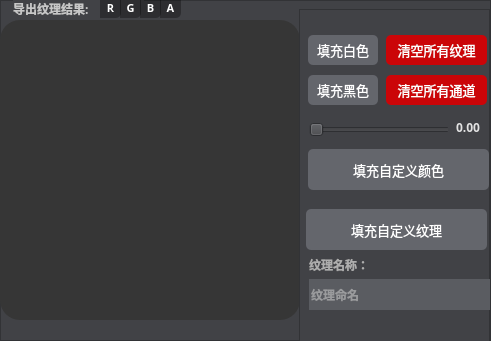
          <widget class="QFrame" name="frame_7">
           <property name="geometry">
            <rect>
             <x>10</x>
             <y>10</y>
             <width>491</width>
             <height>341</height>
            </rect>
           </property>
           <property name="styleSheet">
            <string notr="true">
background-color: rgb(65, 66, 70);

</string>
           </property>
           <property name="frameShape">
            <enum>QFrame::StyledPanel</enum>
           </property>
           <property name="frameShadow">
            <enum>QFrame::Raised</enum>
           </property>
           <widget class="QLabel" name="Final_Image">
            <property name="geometry">
             <rect>
              <x>0</x>
              <y>20</y>
              <width>300</width>
              <height>300</height>
             </rect>
            </property>
            <property name="acceptDrops">
             <bool>true</bool>
            </property>
            <property name="styleSheet">
             <string notr="true">border-radius:20px;
background-color: rgb(54, 54, 54);</string>
            </property>
            <property name="text">
             <string/>
            </property>
            <property name="textFormat">
             <enum>Qt::AutoText</enum>
            </property>
            <property name="pixmap">
             <pixmap resource="纹理混合工具Icon图集.qrc">:/Image/Icon/FinalImage_Max_sign_4802px.png</pixmap>
            </property>
            <property name="scaledContents">
             <bool>true</bool>
            </property>
            <property name="wordWrap">
             <bool>true</bool>
            </property>
            <property name="margin">
             <number>0</number>
            </property>
           </widget>
           <widget class="QFrame" name="frame_14">
            <property name="geometry">
             <rect>
              <x>299</x>
              <y>9</y>
              <width>191</width>
              <height>341</height>
             </rect>
            </property>
            <property name="styleSheet">
             <string notr="true">
QPushButton:hover{
padding-bottom:5px;
}

QPushButton:pressed{
padding-left:5px;
padding-top:5px;
}</string>
            </property>
            <property name="frameShape">
             <enum>QFrame::StyledPanel</enum>
            </property>
            <property name="frameShadow">
             <enum>QFrame::Raised</enum>
            </property>
            <widget class="QPushButton" name="Export_Button_ClearAllTexture">
             <property name="geometry">
              <rect>
               <x>87</x>
               <y>26</y>
               <width>101</width>
               <height>30</height>
              </rect>
             </property>
             <property name="font">
              <font>
               <family>微软雅黑</family>
               <pointsize>10</pointsize>
               <weight>50</weight>
               <bold>false</bold>
              </font>
             </property>
             <property name="styleSheet">
              <string notr="true">background-color: rgb(203, 5, 8);
border-radius:5px;
color: rgb(255, 255, 255);
bordert-radius: 5px;
</string>
             </property>
             <property name="text">
              <string>清空所有纹理</string>
             </property>
            </widget>
            <widget class="QSlider" name="horizontalSlider">
             <property name="geometry">
              <rect>
               <x>10</x>
               <y>110</y>
               <width>141</width>
               <height>22</height>
              </rect>
             </property>
             <property name="styleSheet">
              <string notr="true">color: rgb(0, 255, 127);
</string>
             </property>
             <property name="orientation">
              <enum>Qt::Horizontal</enum>
             </property>
            </widget>
            <widget class="QLineEdit" name="lineEdit_2">
             <property name="geometry">
              <rect>
               <x>149</x>
               <y>103</y>
               <width>41</width>
               <height>31</height>
              </rect>
             </property>
             <property name="font">
              <font>
               <family>Yu Gothic UI Semilight</family>
               <weight>75</weight>
               <bold>true</bold>
              </font>
             </property>
             <property name="styleSheet">
              <string notr="true">background-color: rgb(65, 66, 70);
color: rgb(226, 226, 226);
border:none;</string>
             </property>
             <property name="text">
              <string>0.00</string>
             </property>
             <property name="alignment">
              <set>Qt::AlignCenter</set>
             </property>
             <property name="placeholderText">
              <string/>
             </property>
            </widget>
            <widget class="QPushButton" name="Export_Button_PaintBlack">
             <property name="geometry">
              <rect>
               <x>9</x>
               <y>66</y>
               <width>70</width>
               <height>30</height>
              </rect>
             </property>
             <property name="font">
              <font>
               <family>微软雅黑</family>
               <pointsize>10</pointsize>
               <weight>50</weight>
               <bold>false</bold>
              </font>
             </property>
             <property name="styleSheet">
              <string notr="true">background-color: rgb(100, 102, 108);
border-radius:5px;
color: rgb(255, 255, 255);
bordert-radius: 5px;
border-image: url(:/Image/Icon/bg_01px.png);</string>
             </property>
             <property name="text">
              <string>填充黑色</string>
             </property>
            </widget>
            <widget class="QPushButton" name="Export_Button_PaintCustomTexture">
             <property name="geometry">
              <rect>
               <x>7</x>
               <y>200</y>
               <width>181</width>
               <height>41</height>
              </rect>
             </property>
             <property name="font">
              <font>
               <family>微软雅黑</family>
               <pointsize>10</pointsize>
               <weight>50</weight>
               <bold>false</bold>
              </font>
             </property>
             <property name="styleSheet">
              <string notr="true">background-color: rgb(100, 102, 108);
border-radius:5px;
color: rgb(255, 255, 255);
bordert-radius: 5px;
border-image: url(:/Image/Icon/bg_01px.png);</string>
             </property>
             <property name="text">
              <string>填充自定义纹理</string>
             </property>
            </widget>
            <widget class="QPushButton" name="Export_Button_PaintCustomColor">
             <property name="geometry">
              <rect>
               <x>9</x>
               <y>140</y>
               <width>181</width>
               <height>41</height>
              </rect>
             </property>
             <property name="font">
              <font>
               <family>微软雅黑</family>
               <pointsize>10</pointsize>
               <weight>50</weight>
               <bold>false</bold>
              </font>
             </property>
             <property name="styleSheet">
              <string notr="true">background-color: rgb(100, 102, 108);
border-radius:5px;
color: rgb(255, 255, 255);
bordert-radius: 5px;
border-image: url(:/Image/Icon/bg_01px.png);</string>
             </property>
             <property name="text">
              <string>填充自定义颜色</string>
             </property>
            </widget>
            <widget class="QPushButton" name="Export_Button_PaintWhite">
             <property name="geometry">
              <rect>
               <x>9</x>
               <y>26</y>
               <width>70</width>
               <height>30</height>
              </rect>
             </property>
             <property name="font">
              <font>
               <family>微软雅黑</family>
               <pointsize>10</pointsize>
               <weight>50</weight>
               <bold>false</bold>
              </font>
             </property>
             <property name="styleSheet">
              <string notr="true">background-color: rgb(100, 102, 108);
border-radius:5px;
color: rgb(255, 255, 255);
bordert-radius: 5px;
border-image: url(:/Image/Icon/bg_01px.png);</string>
             </property>
             <property name="text">
              <string>填充白色</string>
             </property>
            </widget>
            <widget class="QPushButton" name="Export_Button_ClearAllChannel">
             <property name="geometry">
              <rect>
               <x>87</x>
               <y>66</y>
               <width>101</width>
               <height>30</height>
              </rect>
             </property>
             <property name="font">
              <font>
               <family>微软雅黑</family>
               <pointsize>10</pointsize>
               <weight>50</weight>
               <bold>false</bold>
              </font>
             </property>
             <property name="styleSheet">
              <string notr="true">background-color: rgb(203, 5, 8);
border-radius:5px;
color: rgb(255, 255, 255);
bordert-radius: 5px;
</string>
             </property>
             <property name="text">
              <string>清空所有通道</string>
             </property>
            </widget>
            <widget class="QLabel" name="Name_Label">
             <property name="geometry">
              <rect>
               <x>10</x>
               <y>240</y>
               <width>91</width>
               <height>31</height>
              </rect>
             </property>
             <property name="font">
              <font>
               <family>微软雅黑</family>
               <weight>75</weight>
               <bold>true</bold>
              </font>
             </property>
             <property name="styleSheet">
              <string notr="true">background-color: rgba(255, 255, 255,0);
color: rgb(174, 174, 174);</string>
             </property>
             <property name="text">
              <string>纹理名称：</string>
             </property>
            </widget>
            <widget class="QLineEdit" name="Name_lineEdit">
             <property name="geometry">
              <rect>
               <x>10</x>
               <y>270</y>
               <width>181</width>
               <height>31</height>
              </rect>
             </property>
             <property name="font">
              <font>
               <family>微软雅黑</family>
               <weight>75</weight>
               <bold>true</bold>
              </font>
             </property>
             <property name="styleSheet">
              <string notr="true">background-color: rgb(90, 92, 97);
color: rgb(217, 217, 217);
border:none;</string>
             </property>
             <property name="text">
              <string/>
             </property>
             <property name="placeholderText">
              <string>纹理命名</string>
             </property>
            </widget>
           </widget>
           <widget class="QLabel" name="Final_Image_Channel_A">
            <property name="geometry">
             <rect>
              <x>160</x>
              <y>-3</y>
              <width>21</width>
              <height>21</height>
             </rect>
            </property>
            <property name="font">
             <font>
              <family>微软雅黑</family>
              <pointsize>8</pointsize>
              <weight>75</weight>
              <bold>true</bold>
             </font>
            </property>
            <property name="styleSheet">
             <string notr="true">color: rgb(255, 255, 255);
background-color: rgba(0, 0, 0,80);
border-bottom-right-radius:5px;</string>
            </property>
            <property name="text">
             <string>A</string>
            </property>
            <property name="alignment">
             <set>Qt::AlignCenter</set>
            </property>
           </widget>
           <widget class="QLabel" name="label_5">
            <property name="geometry">
             <rect>
              <x>13</x>
              <y>-2</y>
              <width>131</width>
              <height>21</height>
             </rect>
            </property>
            <property name="font">
             <font>
              <family>微软雅黑</family>
              <weight>75</weight>
              <bold>true</bold>
             </font>
            </property>
            <property name="styleSheet">
             <string notr="true">color: rgb(199, 199, 199);</string>
            </property>
            <property name="text">
             <string>导出纹理结果:</string>
            </property>
           </widget>
           <widget class="QLabel" name="Final_Image_Channel_B">
            <property name="geometry">
             <rect>
              <x>140</x>
              <y>-3</y>
              <width>21</width>
              <height>21</height>
             </rect>
            </property>
            <property name="font">
             <font>
              <family>微软雅黑</family>
              <pointsize>8</pointsize>
              <weight>75</weight>
              <bold>true</bold>
             </font>
            </property>
            <property name="styleSheet">
             <string notr="true">color: rgb(255, 255, 255);
background-color: rgba(0, 0, 0,80);
border-bottom-right-radius:5px;</string>
            </property>
            <property name="text">
             <string>B</string>
            </property>
            <property name="alignment">
             <set>Qt::AlignCenter</set>
            </property>
           </widget>
           <widget class="QLabel" name="Final_Image_Channel_G">
            <property name="geometry">
             <rect>
              <x>120</x>
              <y>-3</y>
              <width>21</width>
              <height>21</height>
             </rect>
            </property>
            <property name="font">
             <font>
              <family>微软雅黑</family>
              <pointsize>8</pointsize>
              <weight>75</weight>
              <bold>true</bold>
             </font>
            </property>
            <property name="styleSheet">
             <string notr="true">color: rgb(255, 255, 255);
background-color: rgba(0, 0, 0,80);
border-bottom-right-radius:5px;</string>
            </property>
            <property name="text">
             <string>G</string>
            </property>
            <property name="alignment">
             <set>Qt::AlignCenter</set>
            </property>
           </widget>
           <widget class="QLabel" name="Final_Image_Channel_R">
            <property name="geometry">
             <rect>
              <x>100</x>
              <y>-3</y>
              <width>21</width>
              <height>21</height>
             </rect>
            </property>
            <property name="font">
             <font>
              <family>微软雅黑</family>
              <pointsize>8</pointsize>
              <weight>75</weight>
              <bold>true</bold>
             </font>
            </property>
            <property name="styleSheet">
             <string notr="true">color: rgb(255, 255, 255);
background-color: rgba(0, 0, 0,80);
border-bottom-right-radius:5px;</string>
            </property>
            <property name="text">
             <string>R</string>
            </property>
            <property name="alignment">
             <set>Qt::AlignCenter</set>
            </property>
           </widget>
          </widget>
